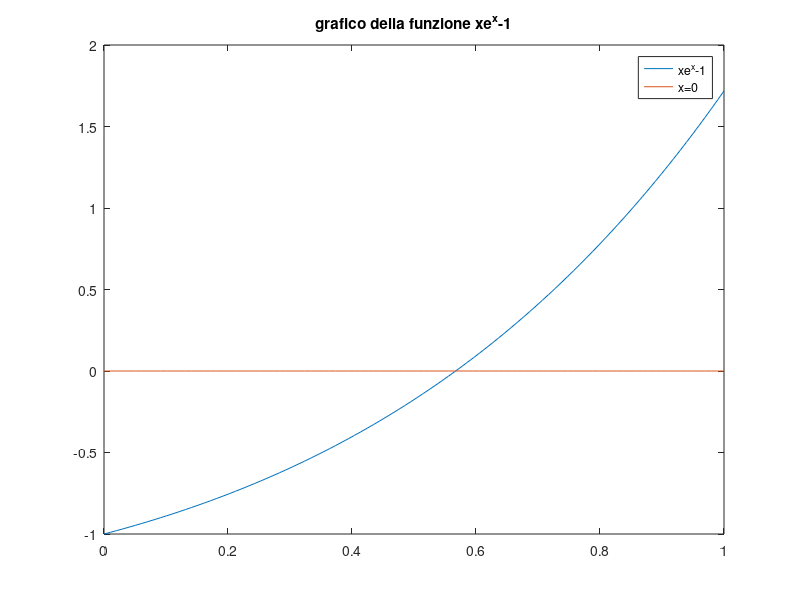

Recreate this plot in MATLAB. (Note: this script raises an error after producing the figure.)
% PROBLEMA 1
f=@(x) x.*exp(x)-1;
df=@(x) exp(x)+x.*exp(x); 
xplot=linspace(0,1);
yplot=f(xplot);

figure(1);
plot(xplot,yplot);
hold on
plot(xplot,0.*xplot);
title('grafico della funzione xe^x-1')
legend('xe^x-1','x=0')
hold off;

x0=0.8;
toll=10^-8;
itmax=20;
[zero,res,iterates,flag]=Newton(f,df,x0,toll,itmax,'s');
if flag=='s' || flag=='f'
    fprintf('zero calcolato %1.12f\n',zero)
    fprintf('partendo da x0=%1.12f\n',x0)
    fprintf('in %d iterazioni\n',length(iterates))
    if flag=='s'
        fprintf('tolleranza raggiunta\n')
    else
        fprintf('residuo nullo\n')
    end
else
    fprintf('raggiunto il numero massimo di iterazioni')
end

% si noti che df non può essere nulla nella radice!
p=2;
s=diff(iterates);
figure(2);
plot(abs(s(2:end)./s(1:end-1).^p))
title('appross. cost. asintotoca per conv. quadratica')
